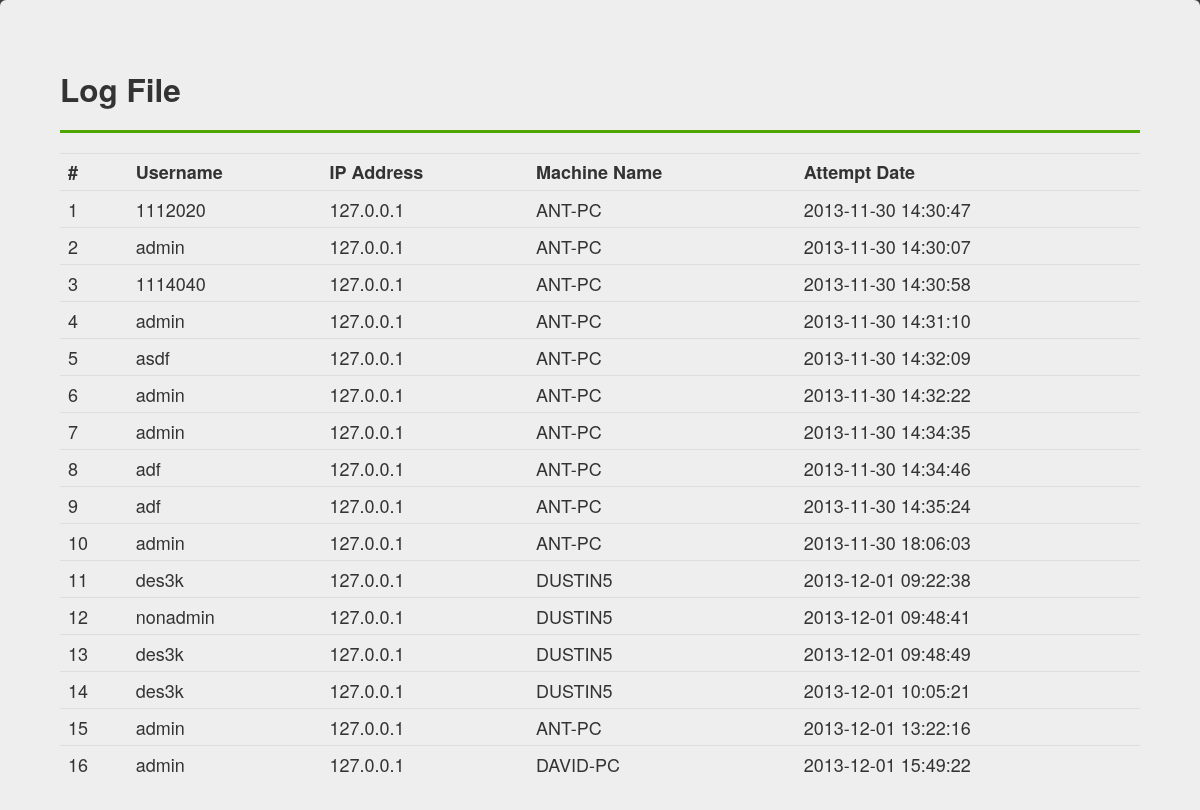
Screenshot of /log.php with the database file from the repository.
### tables this page shows
CREATE TABLE IF NOT EXISTS `Log` (
  `Username` varchar(50) DEFAULT NULL,
  `IP_address` varchar(45) NOT NULL DEFAULT '',
  `Machine_name` varchar(256) DEFAULT NULL,
  `Attempt_date` datetime NOT NULL DEFAULT '0000-00-00 00:00:00',
  PRIMARY KEY (`IP_address`,`Attempt_date`),
  KEY `Username` (`Username`)
);

### log.php (the view, shortened to what this page needs)
<!DOCTYPE html>
<html lang="en">
 <head>
    <link href="./bootstrap/css/bootstrap.min.css" rel="stylesheet">
    <link rel="stylesheet" href="./css/font-awesome.min.css">
  </head>
  <body>
	<div class="hero-unit">
		<h2>Log File</h2>
		<hr style="height: 3px; border-width: 0; background-color: #4fa600;">
		<?php
			$query = "SELECT * FROM Log";
			$result = mysql_query($query) or die("Query failed : " . mysql_error());
			echo "<table class='table'>
				<tr>
					<th>#</th>
					<th>Username</th>
					<th>IP Address</th>
					<th>Machine Name</th>
					<th>Attempt Date</th>
				</tr>";
			$i = 1;
			while($row = mysql_fetch_array($result))
			{
				echo "<tr>";
				echo "<td>" . $i . "</td>";
				echo "<td>" . $row['Username'] . "</td>";
				echo "<td>" . $row['IP_address'] . "</td>";
				echo "<td>" . $row['Machine_name'] . "</td>";
				echo "<td>" . $row['Attempt_date'] . "</td>";
				echo "</tr>";
				$i++;
			}
			echo "</table>";
		?>
	</div>
  </body>
 </html>

### log.php (style rules this page uses)
html { height: 100%; }
body { height: 100%; background: url( "./images/low_contrast_linen.png") repeat scroll 0 0 transparent; }

### rows the page displays
log: Username "1112020", IP_address "127.0.0.1", Machine_name "ANT-PC", Attempt_date "2013-11-30 14:30:47"
log: Username "admin", IP_address "127.0.0.1", Machine_name "ANT-PC", Attempt_date "2013-11-30 14:30:07"
log: Username "1114040", IP_address "127.0.0.1", Machine_name "ANT-PC", Attempt_date "2013-11-30 14:30:58"
log: Username "admin", IP_address "127.0.0.1", Machine_name "ANT-PC", Attempt_date "2013-11-30 14:31:10"
log: Username "asdf", IP_address "127.0.0.1", Machine_name "ANT-PC", Attempt_date "2013-11-30 14:32:09"
log: Username "admin", IP_address "127.0.0.1", Machine_name "ANT-PC", Attempt_date "2013-11-30 14:32:22"
log: Username "admin", IP_address "127.0.0.1", Machine_name "ANT-PC", Attempt_date "2013-11-30 14:34:35"
log: Username "adf", IP_address "127.0.0.1", Machine_name "ANT-PC", Attempt_date "2013-11-30 14:34:46"
log: Username "adf", IP_address "127.0.0.1", Machine_name "ANT-PC", Attempt_date "2013-11-30 14:35:24"
log: Username "admin", IP_address "127.0.0.1", Machine_name "ANT-PC", Attempt_date "2013-11-30 18:06:03"
log: Username "des3k", IP_address "127.0.0.1", Machine_name "DUSTIN5", Attempt_date "2013-12-01 09:22:38"
log: Username "nonadmin", IP_address "127.0.0.1", Machine_name "DUSTIN5", Attempt_date "2013-12-01 09:48:41"
log: Username "des3k", IP_address "127.0.0.1", Machine_name "DUSTIN5", Attempt_date "2013-12-01 09:48:49"
log: Username "des3k", IP_address "127.0.0.1", Machine_name "DUSTIN5", Attempt_date "2013-12-01 10:05:21"
log: Username "admin", IP_address "127.0.0.1", Machine_name "ANT-PC", Attempt_date "2013-12-01 13:22:16"
log: Username "admin", IP_address "127.0.0.1", Machine_name "DAVID-PC", Attempt_date "2013-12-01 15:49:22"
